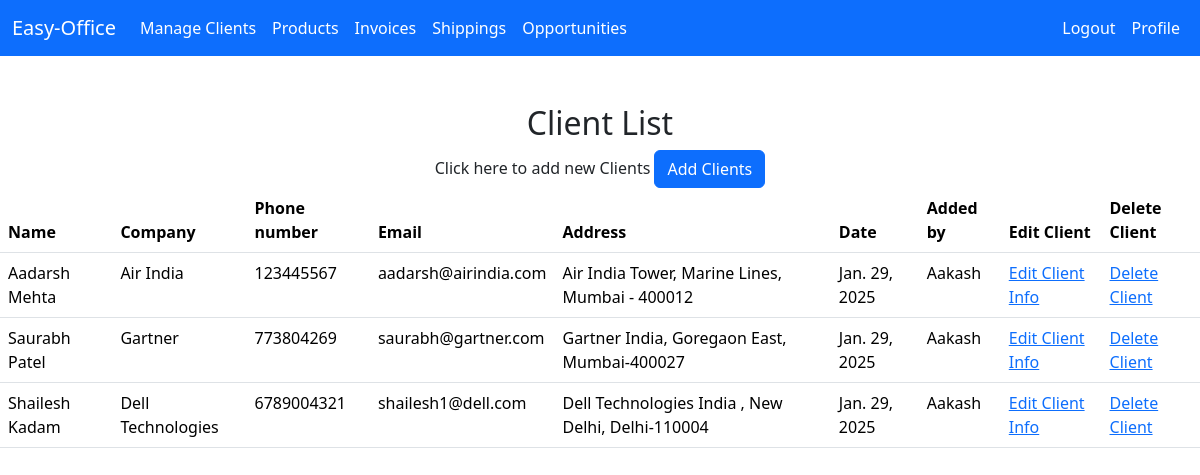
Screenshot of /clients (signed in) with the database file from the repository.
### crm/models.py (models this page shows, shortened)
class Client(models.Model):
    name=models.CharField(max_length=255)
    company=models.CharField(max_length=250)
    email=models.EmailField()
    phone=models.CharField(max_length=15)
    address=models.TextField()
    date_added=models.DateField(auto_now_add=True,null=True,blank=True)
    added_by=models.ForeignKey(User, on_delete=models.CASCADE,null=True,blank=True)

### crm/views.py (the view)
# urls.py: path('clients',views.clients_view,name='clients'),
@login_required
def clients_view(request):
    user = request.user
    if user.groups.filter(name='Sales Manager').exists():
        clients = Client.objects.all()
    elif user.groups.filter(name='Sales').exists():
        clients = Client.objects.filter(added_by=user)
    elif user.groups.filter(name='Accounts').exists() or user.groups.filter(name='Inventory').exists():
        clients = Client.objects.all()
    else:
        clients = Client.objects.none()
    client_count = clients.count()
    return render(request, "crm/clients.html", {'Clients': clients, 'Client_Count': client_count})

### crm/templates/crm/clients.html
{% extends "crm/base.html" %}
{% block content %}
<div class="container mt-5">
  <div class="row">
      <div class="col text-center">
        <h2 style="text-align: center;">Client List</h2>
          <p style="display: inline;">
             Click here to add new Clients
            <a href="{% url 'add_client' %}">
                <button type="button" class="btn btn-primary">Add Clients</button>
            </a>
        </p>
      </div>
  </div>
</div>
<table class="table table-hover">
    <thead>
      <tr>
        <th scope="col">Name</th>
        <th scope="col">Company</th>
        <th scope="col">Phone number</th>
        <th scope="col">Email</th>
        <th scope="col">Address</th>
        <th scope="col">Date</th>
        <th scope="col">Added by</th>
        <th scope="col">Edit Client</th>
        <th scope="col">Delete Client</th>
      </tr>
    </thead>
    <tbody>
      {% for client in Clients %}
        <tr>
            <td>{{ client.name }}</td>
            <td>{{ client.company }}</td>
            <td>{{ client.phone }}</td>
            <td>{{ client.email }}</td>
            <td>{{ client.address }}</td>
            <td>{{ client.date_added }}</td>
            <td>{{ client.added_by }}</td>
            <td>
              <a href="{% url 'edit_client' client.id %}">Edit Client Info</a>
            </td>
            <td>
              <a href="{% url 'delete_client' client.id %}">Delete Client</a>
            </td>
        </tr>
        {% empty %}
        <tr>
            <td colspan="5" class="text-center">No clients available</td>
        </tr>
        {% endfor %}
    </tbody>
  </table>
{% endblock %}

### rows the page displays
Client: name "Aadarsh Mehta", company "Air India", phone "123445567", email "aadarsh@airindia.com", address "Air India Tower, Marine Lines, Mumbai - 400012", date_added "Jan. 29, 2025", added_by "Aakash"
Client: name "Saurabh Patel", company "Gartner", phone "773804269", email "saurabh@gartner.com", address "Gartner India, Goregaon East, Mumbai-400027", date_added "Jan. 29, 2025", added_by "Aakash"
Client: name "Shailesh Kadam", company "Dell Technologies", phone "6789004321", email "shailesh1@dell.com", address "Dell Technologies India , New Delhi, Delhi-110004", date_added "Jan. 29, 2025", added_by "Aakash"
